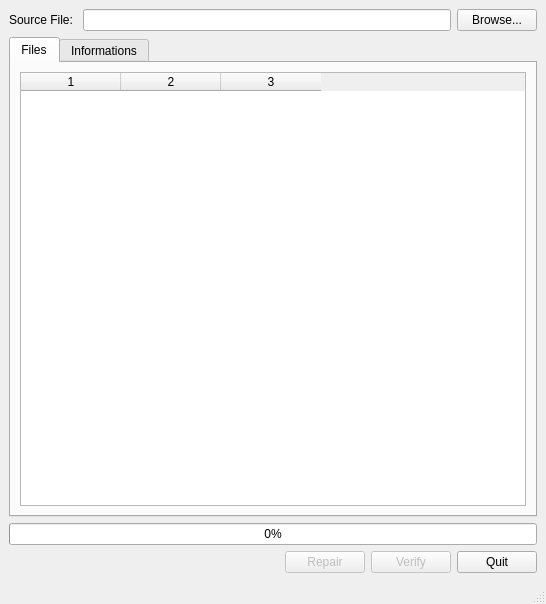
<ui version="4.0" >
 <class>MainWindow</class>
 <widget class="QMainWindow" name="MainWindow" >
  <property name="geometry" >
   <rect>
    <x>0</x>
    <y>0</y>
    <width>546</width>
    <height>604</height>
   </rect>
  </property>
  <property name="sizePolicy" >
   <sizepolicy>
    <hsizetype>7</hsizetype>
    <vsizetype>7</vsizetype>
    <horstretch>0</horstretch>
    <verstretch>0</verstretch>
   </sizepolicy>
  </property>
  <property name="windowTitle" >
   <string>QPar2</string>
  </property>
  <property name="dockNestingEnabled" >
   <bool>false</bool>
  </property>
  <widget class="QWidget" name="centralwidget" >
   <property name="sizePolicy" >
    <sizepolicy>
     <hsizetype>7</hsizetype>
     <vsizetype>7</vsizetype>
     <horstretch>0</horstretch>
     <verstretch>0</verstretch>
    </sizepolicy>
   </property>
   <layout class="QVBoxLayout" >
    <property name="margin" >
     <number>9</number>
    </property>
    <property name="spacing" >
     <number>6</number>
    </property>
    <item>
     <layout class="QHBoxLayout" >
      <property name="margin" >
       <number>0</number>
      </property>
      <property name="spacing" >
       <number>6</number>
      </property>
      <item>
       <widget class="QLabel" name="fileLabel" >
        <property name="text" >
         <string>Source File: </string>
        </property>
       </widget>
      </item>
      <item>
       <widget class="QLineEdit" name="sourceFileEdit" />
      </item>
      <item>
       <widget class="QPushButton" name="browseButton" >
        <property name="text" >
         <string>Browse...</string>
        </property>
       </widget>
      </item>
     </layout>
    </item>
    <item>
     <widget class="QTabWidget" name="tabWidget" >
      <property name="tabPosition" >
       <enum>QTabWidget::North</enum>
      </property>
      <property name="tabShape" >
       <enum>QTabWidget::Rounded</enum>
      </property>
      <property name="currentIndex" >
       <number>0</number>
      </property>
      <property name="elideMode" >
       <enum>Qt::ElideNone</enum>
      </property>
	  <widget class="QWidget" name="tabFiles" >
       <attribute name="title" >
        <string>Files</string>
       </attribute>
       <layout class="QHBoxLayout" >
        <property name="margin" >
         <number>9</number>
        </property>
        <property name="spacing" >
         <number>6</number>
        </property>
        <item>
         <widget class="QTableWidget" name="tableWidget" >
          <property name="sizePolicy" >
           <sizepolicy>
            <hsizetype>7</hsizetype>
            <vsizetype>7</vsizetype>
            <horstretch>0</horstretch>
            <verstretch>0</verstretch>
           </sizepolicy>
          </property>
          <property name="alternatingRowColors" >
           <bool>true</bool>
          </property>
          <property name="selectionMode" >
           <enum>QAbstractItemView::SingleSelection</enum>
          </property>
          <property name="selectionBehavior" >
           <enum>QAbstractItemView::SelectRows</enum>
          </property>
          <property name="textElideMode" >
           <enum>Qt::ElideLeft</enum>
          </property>
          <property name="showGrid" >
           <bool>false</bool>
          </property>
          <property name="gridStyle" >
           <enum>Qt::SolidLine</enum>
          </property>
          <property name="columnCount" >
           <number>3</number>
          </property>
          <column/>
          <column/>
          <column/>
         </widget>
        </item>
       </layout>
      </widget>
      <widget class="QWidget" name="tabInfo" >
       <attribute name="title" >
        <string>Informations</string>
       </attribute>
       <layout class="QHBoxLayout" >
        <property name="margin" >
         <number>9</number>
        </property>
        <property name="spacing" >
         <number>6</number>
        </property>
        <item>
         <layout class="QVBoxLayout" >
          <property name="margin" >
           <number>0</number>
          </property>
          <property name="spacing" >
           <number>6</number>
          </property>
          <item>
           <widget class="QLabel" name="lblSetId" >
            <property name="text" >
             <string>Set ID:</string>
            </property>
           </widget>
          </item>
          <item>
           <widget class="QLabel" name="lblBlockSize" >
            <property name="text" >
             <string>Block size:</string>
            </property>
           </widget>
          </item>
          <item>
           <widget class="QLabel" name="lblChunkSize" >
            <property name="text" >
             <string>Chunk size:</string>
            </property>
           </widget>
          </item>
          <item>
           <widget class="QLabel" name="lblDataBlock" >
            <property name="text" >
             <string>Data block:</string>
            </property>
           </widget>
          </item>
          <item>
           <widget class="QLabel" name="lblDataSize" >
            <property name="text" >
             <string>Data size:</string>
            </property>
           </widget>
          </item>
          <item>
           <widget class="QLabel" name="lblRecoverable" >
            <property name="text" >
             <string>Recoverable files:</string>
            </property>
           </widget>
          </item>
          <item>
           <widget class="QLabel" name="lblOtherFiles" >
            <property name="text" >
             <string>Other files:</string>
            </property>
           </widget>
          </item>
          <item>
           <spacer>
            <property name="orientation" >
             <enum>Qt::Vertical</enum>
            </property>
            <property name="sizeHint" >
             <size>
              <width>20</width>
              <height>40</height>
             </size>
            </property>
           </spacer>
          </item>
         </layout>
        </item>
       </layout>
      </widget>
     </widget>
    </item>
    <item>
     <widget class="QProgressBar" name="globalProgressBar" >
      <property name="maximum" >
       <number>1000</number>
      </property>
      <property name="value" >
       <number>0</number>
      </property>
      <property name="orientation" >
       <enum>Qt::Horizontal</enum>
      </property>
     </widget>
    </item>
    <item>
     <layout class="QHBoxLayout" >
      <property name="margin" >
       <number>0</number>
      </property>
      <property name="spacing" >
       <number>6</number>
      </property>
      <item>
       <spacer>
        <property name="orientation" >
         <enum>Qt::Horizontal</enum>
        </property>
        <property name="sizeHint" >
         <size>
          <width>40</width>
          <height>20</height>
         </size>
        </property>
       </spacer>
      </item>
      <item>
       <widget class="QPushButton" name="repairButton" >
        <property name="enabled" >
         <bool>false</bool>
        </property>
        <property name="text" >
         <string>Repair</string>
        </property>
       </widget>
      </item>
      <item>
       <widget class="QPushButton" name="verifyButton" >
        <property name="enabled" >
         <bool>false</bool>
        </property>
        <property name="text" >
         <string>Verify</string>
        </property>
       </widget>
      </item>
      <item>
       <widget class="QPushButton" name="quitButton" >
        <property name="text" >
         <string>Quit</string>
        </property>
       </widget>
      </item>
     </layout>
    </item>
   </layout>
  </widget>
  <widget class="QStatusBar" name="statBar" />
 </widget>
 <resources/>
 <connections>
  <connection>
   <sender>quitButton</sender>
   <signal>clicked()</signal>
   <receiver>MainWindow</receiver>
   <slot>close()</slot>
   <hints>
    <hint type="sourcelabel" >
     <x>496</x>
     <y>560</y>
    </hint>
    <hint type="destinationlabel" >
     <x>535</x>
     <y>-11</y>
    </hint>
   </hints>
  </connection>
 </connections>
</ui>
